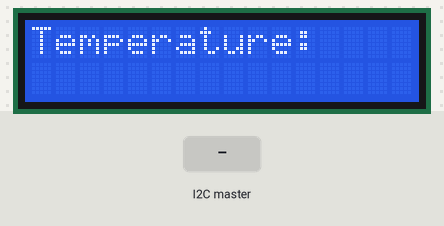
Simulated run of this sketch. Board: Arduino Uno, built with avr-gcc and run on an emulated ATmega328P. Shown: 16×2 character LCD. The test bench sets the inputs (shaded band). What the sketch prints to the serial monitor is not drawn.

Above: at 1.2 s.
1.3 s: the I2C master sends the byte 1
At 2.5 s:
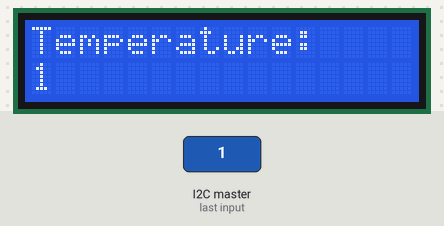
2.8 s: the I2C master sends the byte 0
At 3.9 s:
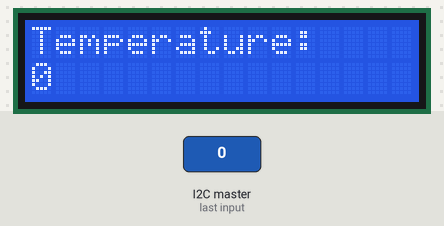
Timing chart, 0 to 5.8 s (numbered marks = the images above; inputs shaded):
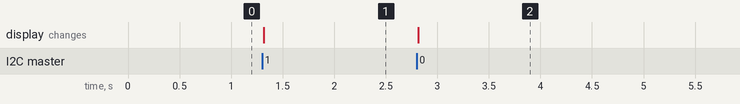

The sketch:

mpca_project2.ino
```cpp
#include <Wire.h>
#include <LiquidCrystal.h>

LiquidCrystal lcd(12, 11, 5, 4, 3, 2); 	//initialising the pins for lcd display

void setup() {
  lcd.begin(16, 2);			//sets the lcd to hold 16 characters
  							//and 2 lines
  lcd.setCursor(0,0);		//setting the cursor to the first point
  							//in the lcd
  lcd.print("Temperature: ");
  Wire.begin(4);
  Wire.onReceive(receiveEvent); 	//on receiving the data, receiveEvent
  									//function is called
  Serial.begin(9600);
}


void loop() {
  delay(10);
}


void receiveEvent(int howMany)
{
  int c = Wire.read();
  Serial.println(c);
  lcd.setCursor(0,1);		//setting the cursor to second line to write
  							//the temperature received
  lcd.print(c);
}
```

Measured:
- after the input at 1.3 s, the display: changes at once (image 1)
- after the input at 2.8 s, the display: changes at once (image 2)
